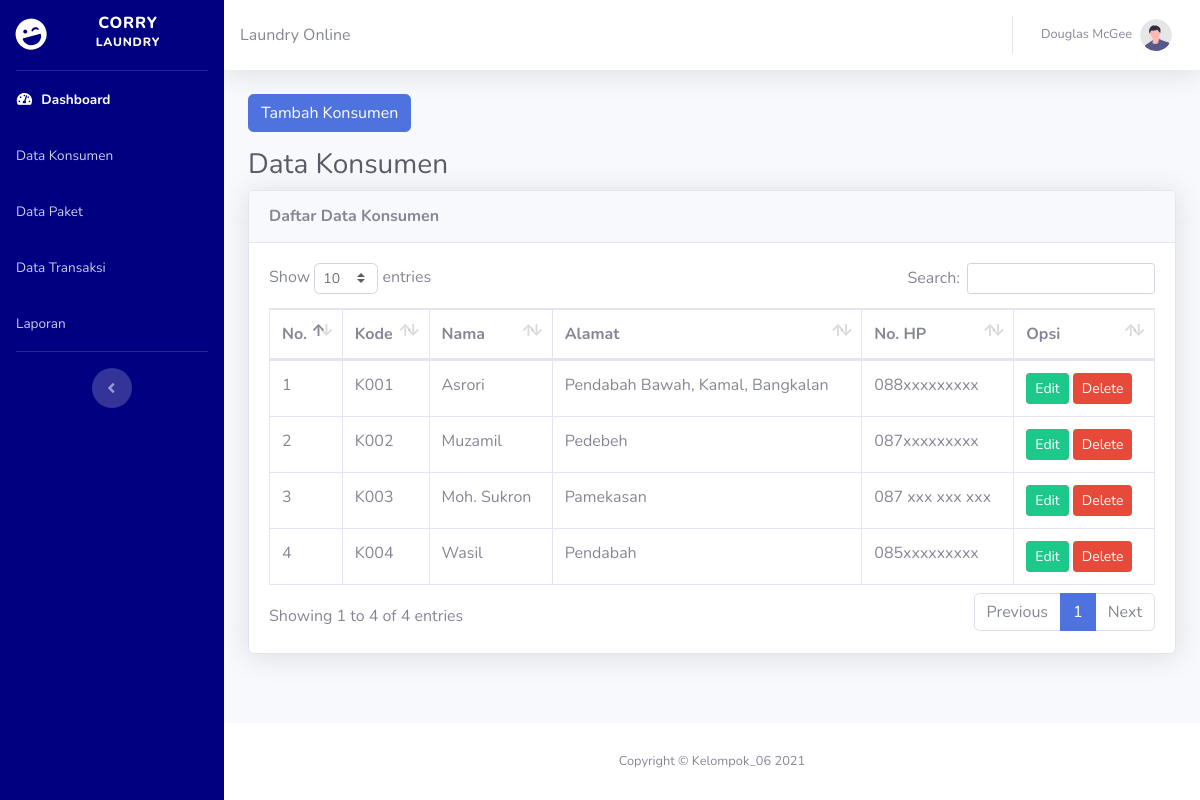
Page /index.php/cpanel/konsumen on the committed database.
### tables this page shows
CREATE TABLE `konsumen` (
  `kode_konsumen` varchar(10) NOT NULL,
  `nama_konsumen` varchar(50) NOT NULL,
  `alamat_konsumen` text NOT NULL,
  `no_hp` varchar(15) NOT NULL
);

### application/controllers/cpanel/konsumen.php (called while the page is built, shortened)
<?php
class Konsumen extends CI_Controller {
	public function __construct()
	{
		$this->load->model('m_konsumen');
	}
	public function index()
	{
		$isi['content'] 	= 'backend/konsumen/v_konsumen';
		$isi['judul']		= 'Data Konsumen';
		$isi['data']		= $this->db->get('konsumen')->result();
		$this->load->view('backend/dashboard', $isi);
	}
}

### index.php (called while the page is built, shortened)
<?php
require_once BASEPATH.'core/CodeIgniter.php';

### application/views/backend/konsumen/v_konsumen.php (the view, shortened to what this page needs)
<div class="container-fluid">
	<div class="row">
		<div class="col-md-12 mb-md-3">
			<a href="<?= base_url()?>cpanel/konsumen/tambah_konsumen" class="btn btn-primary">Tambah Konsumen</a>
		</div>
	</div>
	<h1 class="h3 mb-2 text-gray-800"><?= $judul;?></h1>
	<div class="card shadow mb-4">
		<div class="card-header py-3">
			<h6 class="m-0 font-weight-bold">Daftar <?= $judul;?></h6>
		</div>
		<div class="card-body">
			<div class="table-responsive">
				<table class="table table-bordered" id="dataTable" width="100%" cellspacing="0">
					<thead>
						<tr>
							<th>No.</th>
							<th>Kode</th>
							<th>Nama</th>
							<th>Alamat</th>
							<th>No. HP</th>
							<th>Opsi</th>
						</tr>
					</thead>
					<tbody>
						<?php
							$no = 1;
							foreach ($data as $row) {?>
								<tr>
									<td><?= $no++;?></td>
									<td><?= $row->kode_konsumen;?></td>
									<td><?= $row->nama_konsumen;?></td>
									<td><?= $row->alamat_konsumen;?></td>
									<td><?= $row->no_hp;?></td>
									<td>
										<a href="<?= base_url()?>cpanel/konsumen/edit_konsumen/<?= $row->kode_konsumen;?>" class="btn btn-success btn-sm">Edit</a>
										<a href="<?= base_url()?>cpanel/konsumen/delete_konsumen/<?= $row->kode_konsumen;?>" class="btn btn-danger btn-sm" onclick="return confirm('Yakin Mau Menghapus ??');">Delete</a>
									</td>
								</tr>
							<?php }
						?>
					</tbody>
				</table>
			</div>
		</div>
	</div>
</div>

### rows in the picture
konsumen: kode_konsumen "K001", nama_konsumen "Asrori", alamat_konsumen "Pendabah Bawah, Kamal, Bangkalan", no_hp "088xxxxxxxxx"
konsumen: kode_konsumen "K002", nama_konsumen "Muzamil", alamat_konsumen "Pedebeh", no_hp "087xxxxxxxxx"
konsumen: kode_konsumen "K003", nama_konsumen "Moh. Sukron", alamat_konsumen "Pamekasan", no_hp "087 xxx xxx xxx"
konsumen: kode_konsumen "K004", nama_konsumen "Wasil", alamat_konsumen "Pendabah", no_hp "085xxxxxxxxx"

### other values in the picture
$judul "Data Konsumen"
